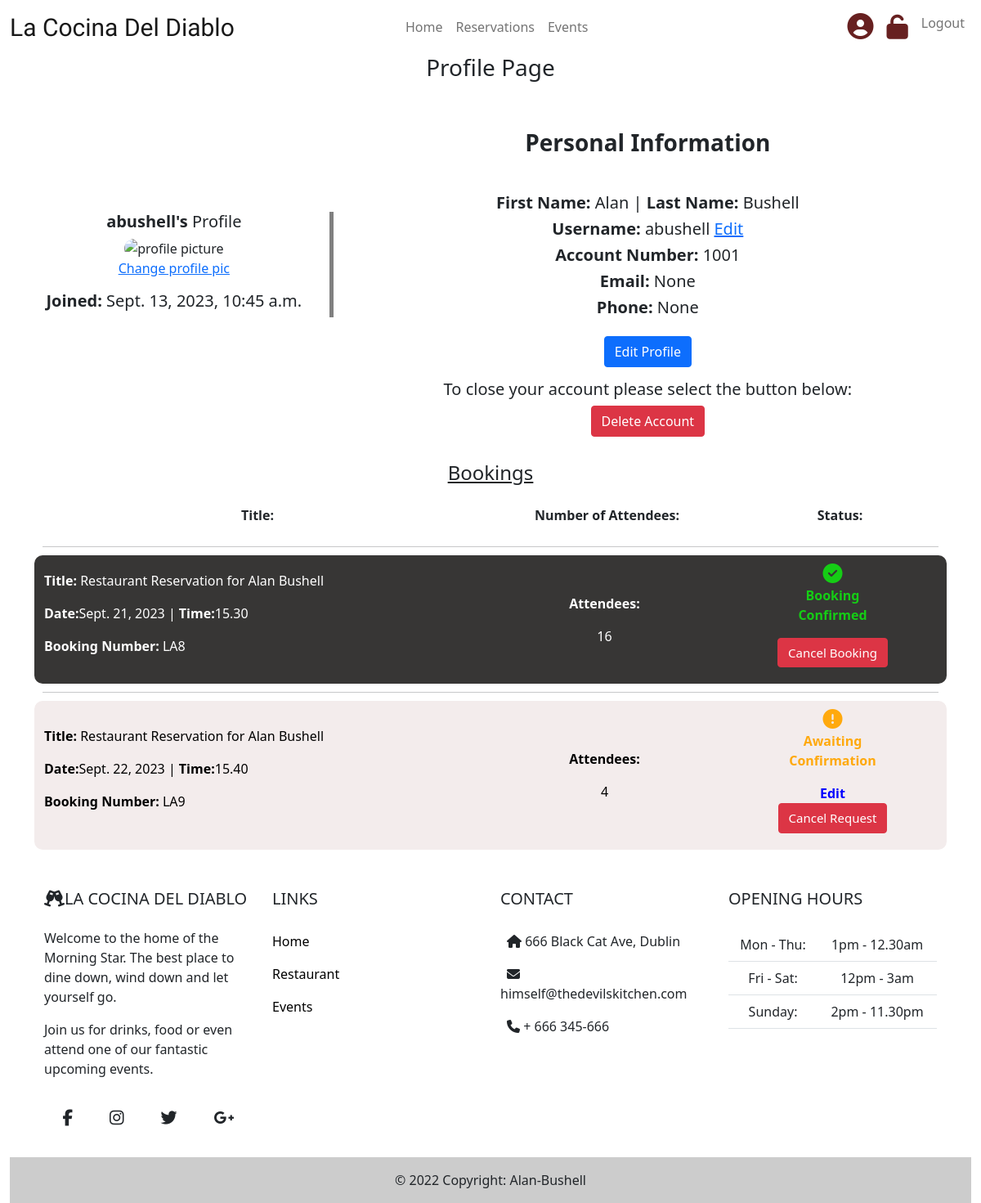
The app's page /profile/ (signed in), older data.
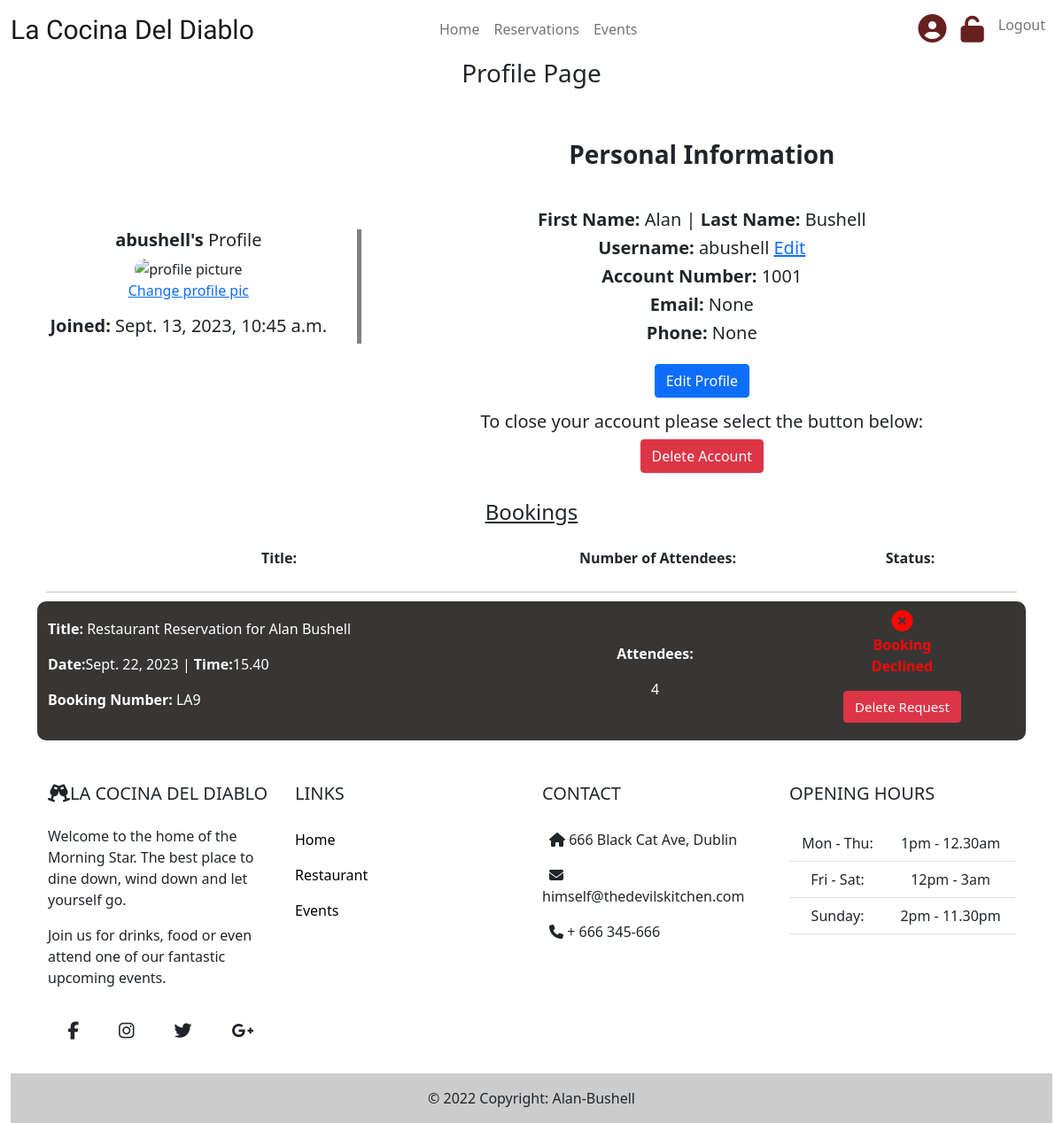
The same page, newer data.
### restaurant/models.py (models this page shows, shortened)
class Customer(models.Model):
    user = models.OneToOneField(User, null=True, on_delete=models.CASCADE)
    first_name = models.CharField(max_length=40, null=True, blank=True)
    last_name = models.CharField(max_length=100, null=True, blank=True)
    email = models.EmailField(null=True, blank=True)
    contact_phone = models.CharField(max_length=15, null=True, blank=True)
    profile_image = CloudinaryField('image', default='placeholder')

class Booking(models.Model):
    email = models.EmailField()
    contact_phone = models.CharField(max_length=15, null=False, blank=False)
    booking_date = models.DateField(null=False, blank=False)
    booking_time = models.CharField(null=False, blank=False, max_length=5)
    number_of_attendees = models.IntegerField(default=2, blank=False)
    booking_status = models.IntegerField(choices=BOOKING_STATUS, default=0)
    customer = models.ForeignKey('Customer', null=True, on_delete=models.CASCADE)

### restaurant/views.py (the view)
# urls.py: path('profile/', views.profile, name='profile'),
def profile(request):
    bookings = Booking.objects.all()
    return render(request, "profile.html",
                  {'bookings': bookings})

### templates/profile.html (shortened to what this page needs)
{% extends "base.html" %}
{% block content %}
{% if user.is_authenticated %}
<h3 class="profile-heading">Profile Page</h2>
<div class="container profile-page">
    <div class="row">
      <div class="col-sm-12 col-md-4 text-center image-col">
        <h5><strong>{{ user.username}}'s</strong> Profile</h5>
        {% if "placeholder" in user.customer.profile_image %}
            <img src="https://cdn.pixabay.com/photo/2014/11/14/13/29/evil-530640_960_720.jpg" alt="profile picture" class="profile-image">
        {% else %}
            <img src="{{ user.customer.profile_image.url }}" alt="profile picture"  class="profile-image">
        {% endif %}
        <p><a href="{% url 'edit_image' user.id %}" aria-label="change image">Change profile pic</a></p>
        <h5 class="text-center"><strong>Joined:</strong> {{ user.date_joined }}</h5>
      </div>
        <div class="col-sm-12 col-md-8 personal-information">
            <h3 class="heading-space"><strong>Personal Information</strong></h3>
            <h5><strong>First Name:</strong> {{ user.customer.first_name }} | <strong>Last Name:</strong> {{ user.customer.last_name }}</h5>
            <h5><strong>Username:</strong> {{ user.username }} <a href="{% url 'edit_username' user.id %}" aria-label="change username">Edit</a></h5>
            <h5><strong>Account Number:</strong> 100{{ user.id }}</h5>
            <h5><strong>Email:</strong> {{ user.customer.email }}</h5>
            <h5><strong>Phone:</strong> {{user.customer.contact_phone}}</h5>
            <a href="{% url 'edit_profile' user.id %}" aria-label="change personal information" class="btn btn-primary text-center edit-profile-link">Edit Profile</a>
            <h5 class="text-center">To close your account please select the button below:</h5>
            <button type="button" class="btn btn-danger" aria-label="delete account" data-bs-toggle="modal" data-bs-target="#closeAccountModal">
                Delete Account
            </button>
        </div>
    </div>
</div>
<div class="container profile-booking">
    <div class="row">
        <div class="col-sm-12 personal-information">
            <h4 class="underline bookings-heading">Bookings</h4>
        </div>
    </div>
    <div class="row mobile-hidden">
        <div class="col-sm-6 text-center">
            <p><strong>Title:</strong></p>
        </div>
        <div class="col-sm-3 text-center">
            <p><strong>Number of Attendees:</strong></p>
        </div>
        <div class="col-sm-3 text-center">
            <p><strong>Status:</strong></p>
        </div>
    </div>
    {% for booking in bookings %}
        {% if user.customer.id == booking.customer.id %}
            <hr>
            <div class="row {% if forloop.counter0|divisibleby:2 %} reservation {% else %} alternate-reservation {% endif %}">
                <div class="col-sm-6 details-col">
                    <p><strong>Title:</strong> Restaurant Reservation for {{booking.customer.first_name }} {{booking.customer.last_name}}</p>
                    <p><strong>Date:</strong>{{ booking.booking_date }} | <strong>Time:</strong>{{booking.booking_time}}</p>
                    <p><strong>Booking Number:</strong> LA{{ booking.id }}</p>
                </div>
                <div class="col-sm-3 text-center">
                    <p class="attendees"><strong>Attendees: </strong></p>{{ booking.number_of_attendees }}
                </div>
                    {% if booking.booking_status == 0 %}
                        <div class="col-sm-3 text-center awaiting-confirmation">
                            <p><strong><i class="fa-solid fa-circle-exclamation"></i><br>Awaiting<br>Confirmation</strong></p>
                            <span><a href="{% url 'edit_booking' booking.id %}" class="edit-button" aria-label="edit booking">Edit</a></span>
                            <span><a href="{% url 'delete_booking' booking.id %}" class="cancel-booking-link btn btn-danger" role="button" aria-label="cancel booking">Cancel Request</a></span>
                        </div>
                    {% elif booking.booking_status == 1 %}
                        <div class="col-sm-3 text-center booking-confirmed">
                            <p><strong><i class="fa-solid fa-circle-check"></i><br>Booking<br>Confirmed</strong></p>
                            <span><a href="{% url 'delete_booking' booking.id %}" class="cancel-booking-link btn btn-danger" role="button" aria-label="cancel booking">Cancel Booking</a></span>
                        </div>
                    {% else %}
                    <div class="col-sm-3 text-center booking-declined">
                        <p><strong><i class="fa-solid fa-circle-xmark"></i></i><br>Booking<br>Declined</strong></p>
                        <span><a href="{% url 'delete_booking' booking.id %}" class="cancel-booking-link btn btn-danger" role="button" aria-label="delete booking">Delete Request</a></span>
                    </div>
                    {% endif %}
            </div>
            {% endif %}
    {% endfor %}
</div>
{% else %}
<h3 class="text-center">Please login or sign up to an account to be able to see your Profile Page</h3>
{% endif %}
{%endblock%}

### templates/base.html (shortened to what this page needs)
{% load static %}
<!DOCTYPE html>
<html class="h-100" lang="en">
<head>
    <link rel="stylesheet" href="https://cdnjs.cloudflare.com/ajax/libs/font-awesome/5.15.3/css/all.min.css">
    <link href="https://cdn.jsdelivr.net/npm/bootstrap@5.0.2/dist/css/bootstrap.min.css" rel="stylesheet">
    <link rel="stylesheet" href="{% static 'css/style.css' %}">
</head>
<body class="d-flex flex-column h-100 main-bg">
    <nav class="navbar navbar-expand-lg navbar-light bg-white">
        <div class="container-fluid">
            <a class="navbar-brand logo-text" href="{% url 'home' %}">La Cocina Del Diablo</a>
            <div class="collapse navbar-collapse" id="navbarText">
                <ul class="navbar-nav nav-main-links">
                    <li class="nav-item">
                        <a class="nav-link" aria-current="page" aria-label="home" href="{% url 'home' %}">Home</a>
                    </li>
                    <li class="nav-item">
                        <a class="nav-link" aria-current="page" aria-label="reservations" href="{% url 'restaurant' %}">Reservations</a>
                    </li>
                    <li class="nav-item">
                        <a class="nav-link" aria-current="page" aria-label="events" href="{% url 'events' %}">Events</a>
                    </li>
                </ul>
                <ul class="navbar-nav">
                    {% if user.is_authenticated %}
                        <li class="nav-item">
                            <a class="nav-link" aria-label="profile" href="{% url 'profile' %}"><i class="fa-solid fa-circle-user"></i></a>
                        </li>
                            {% if user.is_superuser %}
                            <li class="nav-item">
                                <a class="nav-link" aria-label="admin" href="{% url 'admin:index' %}"><i class="fa-solid fa-unlock"></i></a>
                            </li>
                            {% endif %}
                        <li class="nav-item">
                            <a class="nav-link" aria-label="logout" href="{% url 'account_logout' %}">Logout</a>
                        </li>
                    {% endif %}
                </ul>
            </div>
        </div>
    </nav>
    {% block content %}{% endblock content %}
    <div class="container-fluid">
        <footer class="text-black text-center text-lg-start bg-light">
        <div class="container p-4">
          <div class="row mt-4">
            <div class="col-lg-3 col-md-12 mb-4 mb-md-0">
              <h5 class="text-uppercase mb-4"><i class="fa-solid fa-champagne-glasses"></i>La Cocina Del Diablo</h5>
              <p>
                Welcome to the home of the Morning Star. The best place to dine down, wind down and let yourself go.
              </p>
              <p>
                Join us for drinks, food or even attend one of our fantastic upcoming events.
              </p>
              <div class="mt-4 footer-socials">
                <a href="https://www.facebook.com/" target="_blank" class="btn btn-floating btn-lg"><i class="fab fa-facebook-f"></i></a>
                <a href="https://www.instagram.com/" target="_blank" class="btn btn-floating btn-lg"><i class="fa-brands fa-instagram"></i></a>
                <a href="https://www.twitter.com/" target="_blank"  class="btn btn-floating btn-lg"><i class="fab fa-twitter"></i></a>
                <a href="https://myaccount.google.com/" target="_blank" class="btn btn-floating btn-lg"><i class="fab fa-google-plus-g"></i></a>
              </div>
            </div>
            <div class="col-lg-3 col-md-4 mb-4 mb-md-0">
              <h5 class="text-uppercase mb-4 pb-1">Links</h5>
              <ul class="fa-ul">
                <li class="nav-item mb-3">
                    <a class="footer-link" aria-label="home" aria-current="page" href="{% url 'home' %}">Home</a>
                </li>
                <li class="nav-item mb-3">
                    <a class="footer-link" aria-label="reservations" aria-current="page" href="{% url 'restaurant' %}">Restaurant</a>
                </li>
                <li class="nav-item mb-3">
                    <a class="footer-link" aria-label="events" aria-current="page" href="{% url 'events' %}">Events</a>
                </li>
              </ul>
            </div>
            <div class="col-lg-3 col-md-4 mb-4 mb-md-0">
                <h5 class="text-uppercase mb-4 pb-1">Contact</h5>
                <ul class="fa-ul">
                  <li class="mb-3">
                    <span class="ms-2"><i class="fas fa-home"></i>  666 Black Cat Ave, Dublin</span>
                  </li>
                  <li class="mb-3">
                    <span class="ms-2"><i class="fas fa-envelope"></i>  himself@thedevilskitchen.com</span>
                  </li>
                  <li class="mb-3">
                    <span class="ms-2"><i class="fas fa-phone"></i>  + 666 345-666</span>
                  </li>
                </ul>
              </div>
            <div class="col-lg-3 col-md-4 mb-4 mb-md-0">
              <h5 class="text-uppercase mb-4">Opening hours</h5>
              <table class="table text-center text-dark">
                <tbody class="font-weight-normal">
                  <tr>
                    <td>Mon - Thu:</td>
                    <td>1pm - 12.30am</td>
                  </tr>
                  <tr>
                    <td>Fri - Sat:</td>
                    <td>12pm - 3am</td>
                  </tr>
                  <tr>
                    <td>Sunday:</td>
                    <td>2pm - 11.30pm</td>
                  </tr>
                </tbody>
              </table>
            </div>
          </div>
        </div>
        <div class="text-center p-3 copyright" style="background-color: rgba(0, 0, 0, 0.2);">
          © 2022 Copyright: Alan-Bushell
        </div>
      </footer>
    </div>
</body>
</html>

### static/css/style.css (style rules this page uses)
body { display: flex; flex-direction: row; }
.fa-circle-user { color: rgb(103, 32, 32); font-size: 32px; margin-left: 100px; }
.fa-unlock { color: rgb(103, 32, 32); font-size: 30px; line-height: 1.1; }
.nav-main-links { width: 100%; display: flex; flex-direction: row; justify-content: center; }
.navbar-brand { font-family: dancing script, cursive; font-size: 30px; padding: 0; margin: 0; }
.profile-heading { text-align: center; }
.profile-page { height: fit-content; width: 100%; padding: 5px; }
.personal-information { text-align: center; margin: 0 auto; padding: 0; }
.profile-image { max-height: 300px; width: 300px; border-radius: 20px; }
.image-col { border-right: solid grey 5px; }
hr { margin: 10px; }
.text-center { align-self: center; text-align: center; }
.reservation { background-color: rgba(34, 33, 32, 0.9); color: white; border-radius: 10px; margin: 0; }
.underline { text-decoration: underline; }
.bookings-heading { margin: 25px; }
.profile-booking { border-top: 0; }
.details-col { margin: auto; }
.booking-declined { color: #ff0505; margin: 10px 0; }
.fa-circle-xmark { font-size: 24px; }
.cancel-booking-link { text-decoration: none; color: white; font-weight: 500; font-size: 15px; margin-bottom: 10px; }
.btn-primary { margin-top: 15px; text-align: center; margin-bottom: 15px; }
footer { margin-top: 40px; width: 100%; position: absolute; bottom: 0; display: contents; }
.footer-link { text-decoration: none; color: black; }
.footer-socials { display: flex; flex-direction: row; justify-content: space-around; }
.heading-space { margin: 45px 0; }
ul.fa-ul { margin-left: 0; }
@media only screen and (min-width: 768px) { .navbar-nav { flex-direction: column; } }

Row changes from the older to the newer data that the page shows:
removed Booking: customer.first_name "Alan", customer.last_name "Bushell", booking_date "Sept. 21, 2023", booking_time "15.30", id "8", number_of_attendees "16", booking_status 1 (drawn)
changed Booking "Alan": booking_status "Awaiting Confirmation Edit Cancel Request" → "Booking Declined Delete Request"
